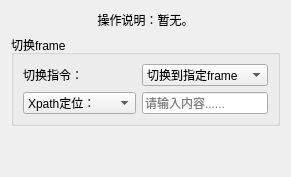
       <widget class="QWidget" name="tab_13">
        <attribute name="title">
         <string>切换frame</string>
        </attribute>
        <layout class="QVBoxLayout" name="verticalLayout_30">
         <item>
          <widget class="QLabel" name="label_95">
           <property name="sizePolicy">
            <sizepolicy hsizetype="Preferred" vsizetype="Preferred">
             <horstretch>0</horstretch>
             <verstretch>0</verstretch>
            </sizepolicy>
           </property>
           <property name="text">
            <string>操作说明：暂无。</string>
           </property>
           <property name="alignment">
            <set>Qt::AlignCenter</set>
           </property>
           <property name="wordWrap">
            <bool>false</bool>
           </property>
           <property name="margin">
            <number>0</number>
           </property>
           <property name="indent">
            <number>-1</number>
           </property>
           <property name="openExternalLinks">
            <bool>false</bool>
           </property>
          </widget>
         </item>
         <item>
          <widget class="QGroupBox" name="groupBox_12">
           <property name="title">
            <string>切换frame</string>
           </property>
           <layout class="QGridLayout" name="gridLayout_19" columnstretch="1,3">
            <item row="0" column="0">
             <widget class="QLabel" name="label_70">
              <property name="text">
               <string>切换指令：</string>
              </property>
              <property name="alignment">
               <set>Qt::AlignLeading|Qt::AlignLeft|Qt::AlignVCenter</set>
              </property>
             </widget>
            </item>
            <item row="0" column="1">
             <widget class="QComboBox" name="comboBox_26">
              <item>
               <property name="text">
                <string>切换到指定frame</string>
               </property>
              </item>
              <item>
               <property name="text">
                <string>切换到上一级文档</string>
               </property>
              </item>
              <item>
               <property name="text">
                <string>切换回主文档</string>
               </property>
              </item>
             </widget>
            </item>
            <item row="1" column="0">
             <widget class="QComboBox" name="comboBox_27">
              <item>
               <property name="text">
                <string>Xpath定位：</string>
               </property>
              </item>
              <item>
               <property name="text">
                <string>frame名称或ID：</string>
               </property>
              </item>
             </widget>
            </item>
            <item row="1" column="1">
             <widget class="QLineEdit" name="lineEdit_11">
              <property name="placeholderText">
               <string>请输入内容......</string>
              </property>
             </widget>
            </item>
           </layout>
          </widget>
         </item>
         <item>
          <spacer name="verticalSpacer_11">
           <property name="orientation">
            <enum>Qt::Vertical</enum>
           </property>
           <property name="sizeHint" stdset="0">
            <size>
             <width>20</width>
             <height>40</height>
            </size>
           </property>
          </spacer>
         </item>
        </layout>
       </widget>
